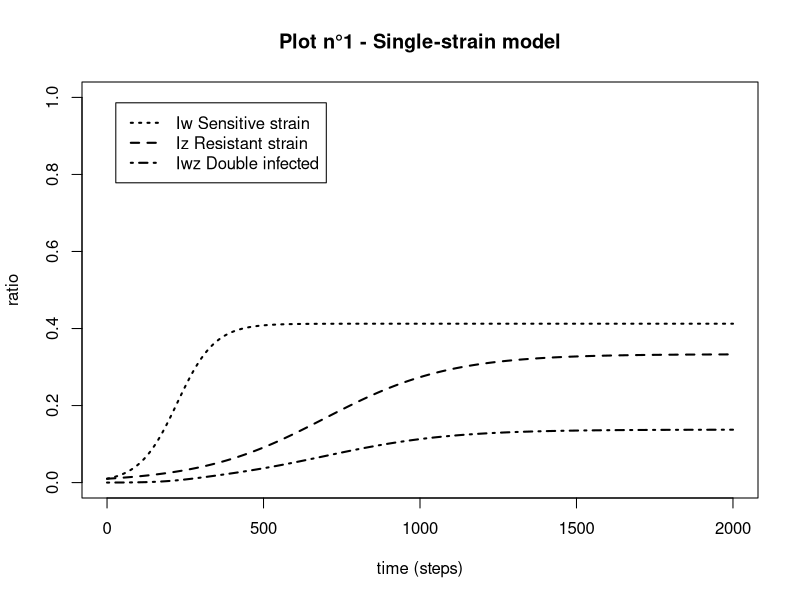
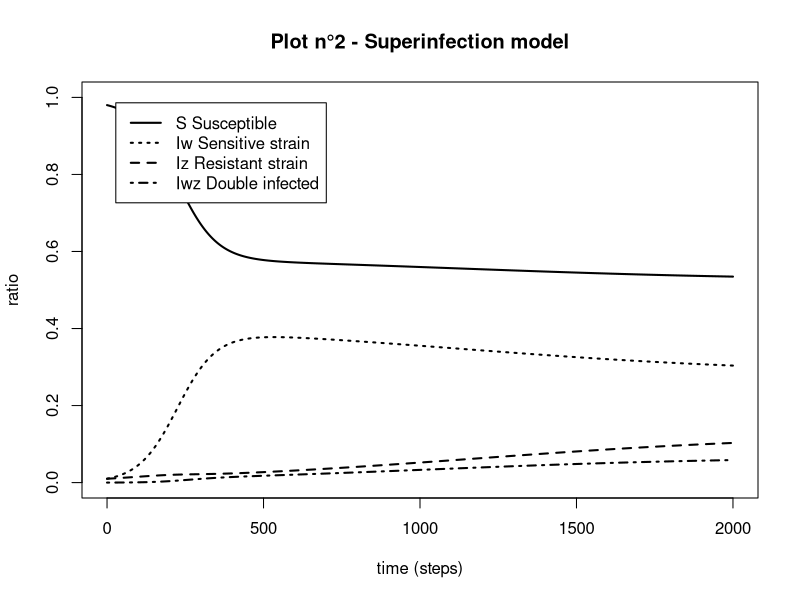
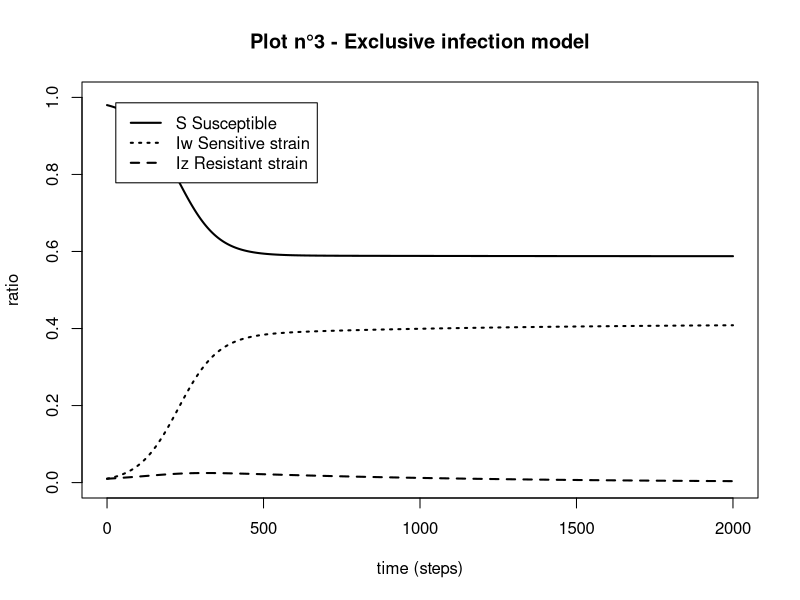
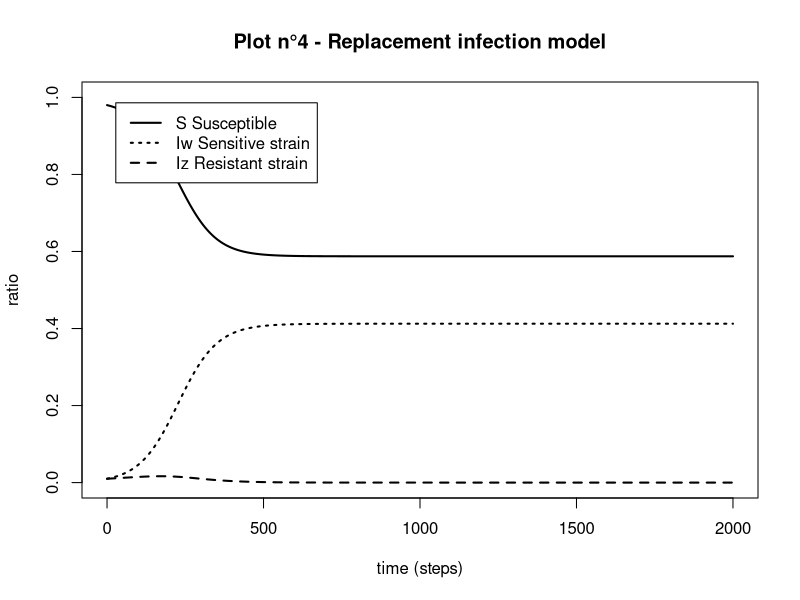
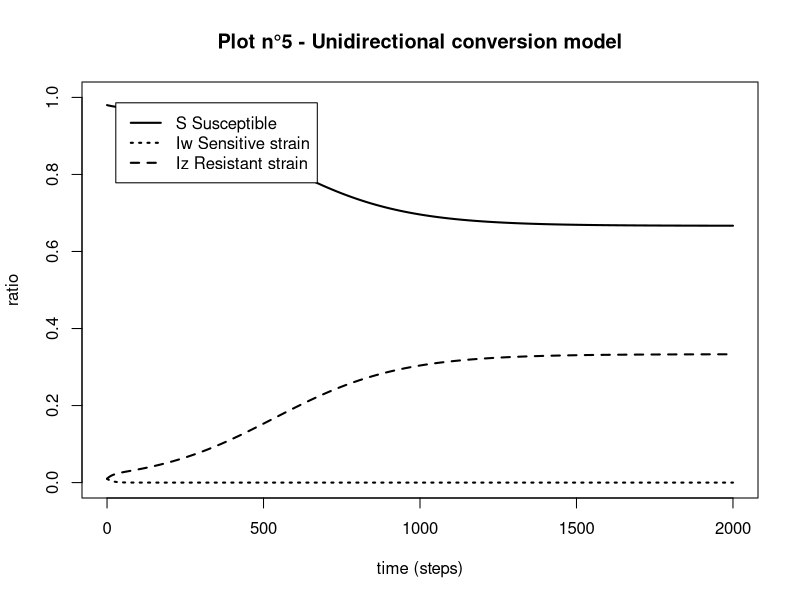
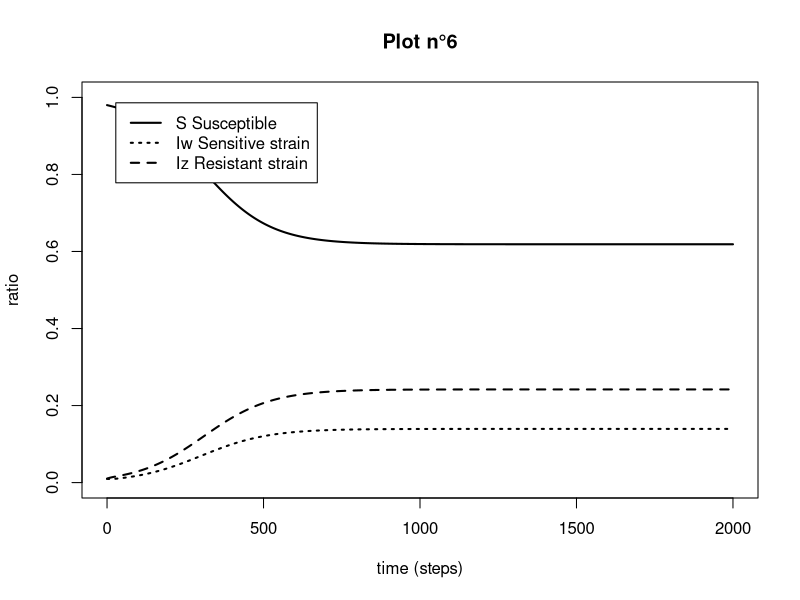

R code for these plots, in order:
## ---- chunk 1
library(deSolve)
options("scipen" = 10)
N <- 1
a <- 2000
pbeta_w <- 0.04
pbeta_z <- 0.015
pgammaa <- 0.01
pgamma_tilt <- 0.1
pq <- 0.5
prho <- 0.5
pphi <- 0.05
peps <- 0.15
m <- 1
prop <- 0.01

## ---- chunk 2
parameters <- c(beta_w=pbeta_w, beta_z=pbeta_z, gamma=pgammaa, gamma_prim=pgamma_tilt, eps=peps )

state <- c(S1=1-prop, S2=1-prop, Iw=prop, Iz=prop)

times <- seq(0, a, by=m)

SIS_single_strain=function(times, state, parameters){
  with(as.list(c(state,parameters)),
       {dS1 <- - beta_w*Iw*S1 + gamma*(1-eps)*Iw + gamma_prim*eps*Iw
        dS2 <- - beta_z*Iz*S2 + gamma*Iz
        dIw <- beta_w*Iw*S1 - gamma*(1-eps)*Iw - gamma_prim*eps*Iw
        dIz <- beta_z*Iz*S2 - gamma*Iz
        list(c(dS1, dS2, dIw, dIz))
       })
}

require(deSolve)

out=as.data.frame(
  ode(y=state, times=times, func=SIS_single_strain, parms=parameters)
)



## ---- chunk 3
plot(times, out$Iw/N, main="Plot n°1 - Single-strain model", xlab="time (steps)", ylab="ratio", ylim=c(0,1), lty=3, lwd=2, type="l")

lines(times, out$Iz/N, lty=2, lwd=2)

double_inf <- out$Iw*out$Iz

lines(times, double_inf/N^2, lty=4, lwd=2)

legend("topleft" , inset=.05, c("Iw Sensitive strain", "Iz Resistant strain", "Iwz Double infected" ), lty=c(3,2,4), lwd=c(2,2,2))
## ---- chunk 4
parameters <- c(beta_w=pbeta_w, beta_z=pbeta_z, gamma=pgammaa, gamma_prim=pgamma_tilt, eps=peps, q=pq )

state <- c(S=1-2*prop, Iw=prop, Iz=prop, Iwz=0)

times=seq(0, a, by=m)

SIS_superinf=function(times, state, parameters){
  with(as.list(c(state,parameters)),
       {dS = - beta_w*(Iw+q*Iwz)*S - beta_z*(Iz+q*Iwz)*S + gamma*(1-eps)*Iw + gamma_prim*eps*Iw + gamma*Iz
        dIw = beta_w*(Iw+q*Iwz)*S + gamma*Iwz - beta_z*(Iz+q*Iwz)*Iw - gamma*(1-eps)*Iw - gamma_prim*eps*Iw 
        dIz = beta_z*(Iz+q*Iwz)*S + gamma*(1-eps)*Iwz + gamma_prim*eps*Iwz - beta_w*(Iw+q*Iwz)*Iz - gamma*Iz 
        dIwz = beta_w*(Iw+q*Iwz)*Iz + beta_z*(Iz+q*Iwz)*Iw - gamma*Iwz - gamma*(1-eps)*Iwz - gamma_prim*eps*Iwz
        list(c(dS, dIw, dIz, dIwz))
       })
}

require(deSolve)

out_super=as.data.frame(
  ode(y=state, times=times, func=SIS_superinf, parms=parameters)
)

## ---- chunk 5
plot(times, out_super$S/N, main="Plot n°2 - Superinfection model", xlab="time (steps)", ylab="ratio", ylim=c(0,1), lty=1, lwd=2, type="l")
lines(times, out_super$Iw/N, lty=3, lwd=2)
lines(times, out_super$Iz/N, lty=2, lwd=2)
lines(times, out_super$Iwz/N, lty=4, lwd=2)

legend("topleft" , inset=.05, c("S Susceptible","Iw Sensitive strain", "Iz Resistant strain", "Iwz Double infected" ), lty=c(1,3,2,4), lwd=c(2,2,2,2))
## ---- chunk 6
parameters <- c(beta_w=pbeta_w, beta_z=pbeta_z, gamma=pgammaa, gamma_prim=pgamma_tilt, eps=peps)

state <- c(S=1-2*prop, Iw=prop, Iz=prop)

times=seq(0, a, by=m)

SIS_exclusive=function(times, state, parameters){
  with(as.list(c(state,parameters)),
       {dS = - beta_w*Iw*S - beta_z*Iz*S + gamma*(1-eps)*Iw + gamma_prim*eps*Iw + gamma*Iz
        dIw = beta_w*Iw*S - gamma*(1-eps)*Iw - gamma_prim*eps*Iw
        dIz = beta_z*Iz*S - gamma*Iz
        list(c(dS, dIw, dIz))
       })
}

require(deSolve)

out_exc=as.data.frame(
  ode(y=state, times=times, func=SIS_exclusive, parms=parameters)
)

## ---- chunk 7
plot(times, out_exc$S/N, main="Plot n°3 - Exclusive infection model", xlab="time (steps)", ylab="ratio", ylim=c(0,1), lty=1, lwd=2, type="l")
lines(times, out_exc$Iw/N, lty=3, lwd=2)
lines(times, out_exc$Iz/N, lty=2, lwd=2)

legend("topleft" , inset=.05, c("S Susceptible","Iw Sensitive strain", "Iz Resistant strain" ), lty=c(1,3,2), lwd=c(2,2,2))

## ---- chunk 8
parameters <- c(beta_w=pbeta_w, beta_z=pbeta_z, gamma=pgammaa, gamma_prim=pgamma_tilt, eps=peps)

state <- c(S=1-2*prop, Iw=prop, Iz=prop)

times=seq(0, a, by=m)

SIS_replacement=function(times, state, parameters){
  with(as.list(c(state,parameters)),
       {dS = - beta_w*Iw*S - beta_z*Iz*S + gamma*(1-eps)*Iw + gamma_prim*eps*Iw + gamma*Iz
        dIw = beta_w*Iw*S - gamma*(1-eps)*Iw - gamma_prim*eps*Iw + (beta_w-beta_z)*Iw*Iz
        dIz = beta_z*Iz*S - gamma*Iz - (beta_w-beta_z)*Iw*Iz
        list(c(dS, dIw, dIz))
       })
}

require(deSolve)

out_rep=as.data.frame(
  ode(y=state, times=times, func=SIS_replacement, parms=parameters)
)

## ---- chunk 9
plot(times, out_rep$S/N, main="Plot n°4 - Replacement infection model", xlab="time (steps)", ylab="ratio", ylim=c(0,1), lty=1, lwd=2, type="l")
lines(times, out_rep$Iw/N, lty=3, lwd=2)
lines(times, out_rep$Iz/N, lty=2, lwd=2)

legend("topleft" , inset=.05, c("S Susceptible","Iw Sensitive strain", "Iz Resistant strain" ), lty=c(1,3,2), lwd=c(2,2,2))
## ---- chunk 10
parameters <- c(beta_w=pbeta_w, beta_z=pbeta_z, gamma=pgammaa, gamma_prim=pgamma_tilt, eps=peps, rho=prho )

state <- c(S=1-2*prop, Iw=prop, Iz=prop)

times=seq(0, a, by=m)

SIS_unidir=function(times, state, parameters){
  with(as.list(c(state,parameters)),
       {dS = - beta_w*Iw*S - beta_z*Iz*S + gamma*(1-eps)*Iw + gamma_prim*eps*Iw + gamma*Iz
        dIw = beta_w*Iw*S - gamma*(1-eps)*Iw - gamma_prim*eps*Iw - rho*eps*Iw
        dIz = beta_z*Iz*S - gamma*Iz + rho*eps*Iw
        list(c(dS, dIw, dIz))
       })
}

require(deSolve)

out_uni=as.data.frame(
  ode(y=state, times=times, func=SIS_unidir, parms=parameters)
)

## ---- chunk 11
plot(times, out_uni$S/N, main="Plot n°5 - Unidirectional conversion model", xlab="time (steps)", ylab="ratio", ylim=c(0,1), lty=1, lwd=2, type="l")
lines(times, out_uni$Iw/N, lty=3, lwd=2)
lines(times, out_uni$Iz/N, lty=2, lwd=2)

legend("topleft" , inset=.05, c("S Susceptible","Iw Sensitive strain", "Iz Resistant strain" ), lty=c(1,3,2), lwd=c(2,2,2))
## ---- chunk 12
parameters <- c(beta_w=pbeta_w, beta_z=pbeta_z, gamma=pgammaa, gamma_prim=pgamma_tilt, eps=peps, rho=prho, phi=pphi )

state <- c(S=1-2*prop, Iw=prop, Iz=prop)

times=seq(0, a, by=m)

SIS_bidir=function(times, state, parameters){
  with(as.list(c(state,parameters)),
       {dS = - beta_w*Iw*S - beta_z*Iz*S + gamma*(1-eps)*Iw + gamma_prim*eps*Iw + gamma*Iz
        dIw = beta_w*Iw*S - gamma*(1-eps)*Iw - gamma_prim*eps*Iw - rho*eps*Iw + phi*(1-eps)*Iz
        dIz = beta_z*Iz*S - gamma*Iz + rho*eps*Iw - phi*(1-eps)*Iz
        list(c(dS, dIw, dIz))
       })
}

require(deSolve)

out_bi=as.data.frame(
  ode(y=state, times=times, func=SIS_bidir, parms=parameters)
)

## ---- chunk 13
plot(times, out_bi$S/N, main="Plot n°6", xlab="time (steps)", ylab="ratio", ylim=c(0,1), lty=1, lwd=2, type="l")
lines(times, out_bi$Iw/N, lty=3, lwd=2)
lines(times, out_bi$Iz/N, lty=2, lwd=2)

legend("topleft" , inset=.05, c("S Susceptible","Iw Sensitive strain", "Iz Resistant strain" ), lty=c(1,3,2), lwd=c(2,2,2))
